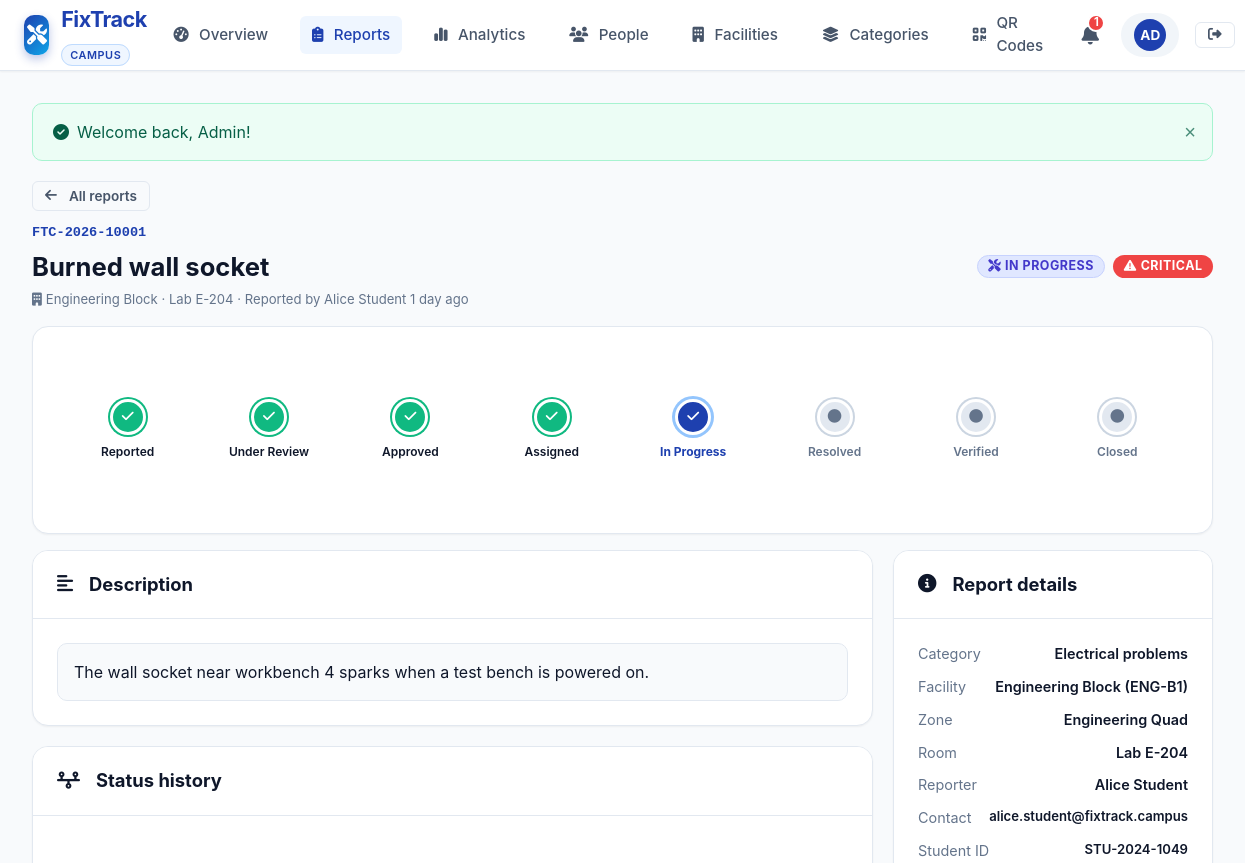
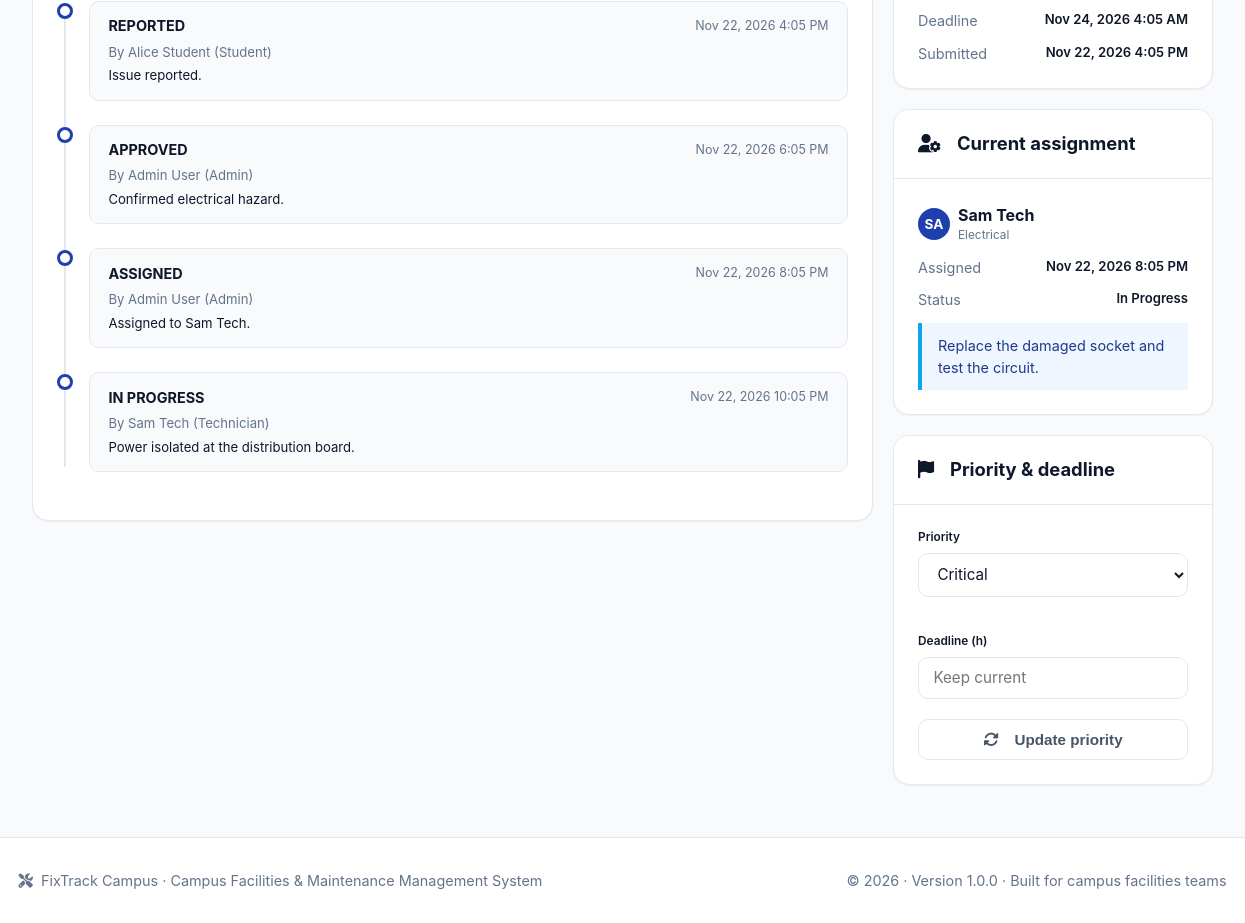
The app's page /admin/report-view.php?id=1 (signed in) with its own data (2 pictures, top to bottom).
### tables this page shows
CREATE TABLE reports (
    id INT AUTO_INCREMENT PRIMARY KEY,
    tracking_code VARCHAR(30) NOT NULL UNIQUE,
    student_id INT NOT NULL,
    category_id INT NOT NULL,
    facility_id INT NOT NULL,
    room_number VARCHAR(100) NOT NULL,
    title VARCHAR(200) NOT NULL,
    description TEXT NOT NULL,
    priority ENUM('low', 'medium', 'high', 'critical') NOT NULL DEFAULT 'medium',
    status ENUM('REPORTED', 'UNDER REVIEW', 'APPROVED', 'ASSIGNED', 'IN PROGRESS',
                'RESOLVED', 'VERIFIED', 'CLOSED', 'REJECTED') NOT NULL DEFAULT 'REPORTED',
    deadline DATETIME NULL,
    rejection_reason TEXT NULL,
    resolved_at DATETIME NULL,
    verified_at DATETIME NULL,
    closed_at DATETIME NULL,
    created_at DATETIME NOT NULL DEFAULT CURRENT_TIMESTAMP,
    updated_at DATETIME NOT NULL DEFAULT CURRENT_TIMESTAMP ON UPDATE CURRENT_TIMESTAMP,
    CONSTRAINT fk_report_student FOREIGN KEY (student_id) REFERENCES users(id) ON DELETE CASCADE,
    CONSTRAINT fk_report_category FOREIGN KEY (category_id) REFERENCES categories(id) ON DELETE RESTRICT,
    CONSTRAINT fk_report_facility FOREIGN KEY (facility_id) REFERENCES facilities(id) ON DELETE RESTRICT,
    INDEX idx_report_tracking (tracking_code),
    INDEX idx_report_status (status),
    INDEX idx_report_priority (priority)
);

CREATE TABLE facilities (
    id INT AUTO_INCREMENT PRIMARY KEY,
    name VARCHAR(150) NOT NULL,
    building_code VARCHAR(30) NOT NULL UNIQUE,
    campus_zone VARCHAR(100) NOT NULL,
    description TEXT NULL,
    total_floors INT DEFAULT 1,
    is_active TINYINT(1) NOT NULL DEFAULT 1,
    created_at DATETIME NOT NULL DEFAULT CURRENT_TIMESTAMP
);

CREATE TABLE users (
    id INT AUTO_INCREMENT PRIMARY KEY,
    full_name VARCHAR(100) NOT NULL,
    email VARCHAR(150) NOT NULL UNIQUE,
    password_hash VARCHAR(255) NOT NULL,
    role ENUM('student', 'admin', 'technician') NOT NULL DEFAULT 'student',
    phone VARCHAR(30) NULL,
    identifier VARCHAR(50) NULL,
    specialization VARCHAR(100) NULL,
    is_active TINYINT(1) NOT NULL DEFAULT 1,
    created_at DATETIME NOT NULL DEFAULT CURRENT_TIMESTAMP,
    updated_at DATETIME NOT NULL DEFAULT CURRENT_TIMESTAMP ON UPDATE CURRENT_TIMESTAMP,
    INDEX idx_user_role (role)
);

CREATE TABLE status_history (
    id INT AUTO_INCREMENT PRIMARY KEY,
    report_id INT NOT NULL,
    changed_by INT NOT NULL,
    old_status VARCHAR(50) NULL,
    new_status VARCHAR(50) NOT NULL,
    notes TEXT NULL,
    created_at DATETIME NOT NULL DEFAULT CURRENT_TIMESTAMP,
    CONSTRAINT fk_history_report FOREIGN KEY (report_id) REFERENCES reports(id) ON DELETE CASCADE,
    CONSTRAINT fk_history_user FOREIGN KEY (changed_by) REFERENCES users(id) ON DELETE CASCADE,
    INDEX idx_history_report (report_id)
);

CREATE TABLE categories (
    id INT AUTO_INCREMENT PRIMARY KEY,
    name VARCHAR(100) NOT NULL,
    slug VARCHAR(100) NOT NULL UNIQUE,
    description TEXT NULL,
    icon VARCHAR(50) NOT NULL DEFAULT 'wrench',
    default_priority ENUM('low', 'medium', 'high', 'critical') DEFAULT 'medium',
    default_sla_hours INT DEFAULT 48,
    is_active TINYINT(1) DEFAULT 1,
    created_at DATETIME NOT NULL DEFAULT CURRENT_TIMESTAMP
);

CREATE TABLE assignments (
    id INT AUTO_INCREMENT PRIMARY KEY,
    report_id INT NOT NULL,
    technician_id INT NOT NULL,
    assigned_by INT NOT NULL,
    assignment_notes TEXT NULL,
    assigned_at DATETIME NOT NULL DEFAULT CURRENT_TIMESTAMP,
    completed_at DATETIME NULL,
    status ENUM('pending', 'in_progress', 'completed', 'reassigned') NOT NULL DEFAULT 'pending',
    CONSTRAINT fk_assign_report FOREIGN KEY (report_id) REFERENCES reports(id) ON DELETE CASCADE,
    CONSTRAINT fk_assign_tech FOREIGN KEY (technician_id) REFERENCES users(id) ON DELETE CASCADE,
    CONSTRAINT fk_assign_admin FOREIGN KEY (assigned_by) REFERENCES users(id) ON DELETE CASCADE,
    INDEX idx_assign_tech (technician_id)
);

### admin/report-view.php (the view, shortened to what this page needs)
<?php
require_once __DIR__ . '/../includes/functions.php';
$pdo = get_db();
$id = (int)($_GET['id'] ?? 0);
$report = get_report($pdo, $id);
$history     = get_status_history($pdo, $id);
$assignment  = get_report_assignment($pdo, $id);
include __DIR__ . '/../includes/header.php';
?>
<div class="mb-4">
    <a href="<?= e(url('admin/reports.php')) ?>" class="btn btn-outline btn-sm mb-3"><i class="fas fa-arrow-left mr-1"></i>All reports</a>
    <div class="d-flex justify-between align-center" style="flex-wrap:wrap;gap:1rem">
        <div>
            <div class="tracking-code mb-1"><?= e($report['tracking_code']) ?></div>
            <h1 style="font-size:1.6rem"><?= e($report['title']) ?></h1>
            <div class="text-muted small mt-1">
                <i class="fas fa-building mr-1"></i><?= e($report['facility_name']) ?> &middot; <?= e($report['room_number']) ?> &middot;
                Reported by <?= e($report['student_name']) ?> <?= e(time_ago($report['created_at'])) ?>
            </div>
        </div>
        <div class="d-flex gap-2">
            <?= format_status_badge($report['status']) ?>
            <?= format_priority_badge($report['priority']) ?>
        </div>
    </div>
</div>
<div class="card mb-4"><div class="card-body"><?= workflow_stepper($report['status']) ?></div></div>
<div class="detail-grid">
    <div>
        <div class="card detail-panel">
            <div class="card-header"><h2 class="card-title"><i class="fas fa-align-left mr-2"></i>Description</h2></div>
            <div class="card-body"><div class="description-box"><?= e($report['description']) ?></div></div>
        </div>
        <div class="card detail-panel">
            <div class="card-header"><h2 class="card-title"><i class="fas fa-timeline mr-2"></i>Status history</h2></div>
            <div class="card-body"><div class="timeline">
                <?php foreach ($history as $h): ?>
                    <div class="timeline-item"><div class="timeline-point"></div><div class="timeline-content">
                        <div class="timeline-header"><span class="timeline-title"><?= e($h['new_status']) ?></span><span class="timeline-time"><?= e(format_date($h['created_at'])) ?></span></div>
                        <div class="small text-muted">By <?= e($h['changed_by_name']) ?> (<?= e(humanize($h['changed_by_role'])) ?>)</div>
                        <?php if ($h['notes']): ?><div class="small mt-1"><?= e($h['notes']) ?></div><?php endif; ?>
                    </div></div>
                <?php endforeach; ?>
            </div></div>
        </div>
    </div>
    <aside>
        <div class="card detail-panel">
            <div class="card-header"><h2 class="card-title"><i class="fas fa-circle-info mr-2"></i>Report details</h2></div>
            <div class="card-body"><div class="meta-list">
                <div class="meta-item"><span class="meta-label">Category</span><span class="meta-value"><?= e($report['category_name']) ?></span></div>
                <div class="meta-item"><span class="meta-label">Facility</span><span class="meta-value"><?= e($report['facility_name']) ?> (<?= e($report['building_code']) ?>)</span></div>
                <div class="meta-item"><span class="meta-label">Zone</span><span class="meta-value"><?= e($report['campus_zone']) ?></span></div>
                <div class="meta-item"><span class="meta-label">Room</span><span class="meta-value"><?= e($report['room_number']) ?></span></div>
                <div class="meta-item"><span class="meta-label">Reporter</span><span class="meta-value"><?= e($report['student_name']) ?></span></div>
                <div class="meta-item"><span class="meta-label">Contact</span><span class="meta-value small text-break"><?= e($report['student_email']) ?></span></div>
                <div class="meta-item"><span class="meta-label">Student ID</span><span class="meta-value small"><?= e($report['student_identifier'] ?? '&mdash;') ?></span></div>
                <div class="meta-item"><span class="meta-label">Deadline</span><span class="meta-value small"><?= $report['deadline'] ? e(format_date($report['deadline'])) : '&mdash;' ?></span></div>
                <div class="meta-item"><span class="meta-label">Submitted</span><span class="meta-value small"><?= e(format_date($report['created_at'])) ?></span></div>
            </div></div>
        </div>
        <?php if ($assignment): ?>
        <div class="card detail-panel">
            <div class="card-header"><h2 class="card-title"><i class="fas fa-user-gear mr-2"></i>Current assignment</h2></div>
            <div class="card-body">
                <div class="d-flex align-center gap-2 mb-3"><span class="user-avatar"><?= e(strtoupper(mb_substr($assignment['technician_name'], 0, 2))) ?></span>
                    <div><strong><?= e($assignment['technician_name']) ?></strong><div class="x-small text-muted"><?= e($assignment['specialization'] ?? 'Technician') ?></div></div>
                </div>
                <div class="meta-list">
                    <div class="meta-item"><span class="meta-label">Assigned</span><span class="meta-value small"><?= e(format_date($assignment['assigned_at'])) ?></span></div>
                    <div class="meta-item"><span class="meta-label">Status</span><span class="meta-value small"><?= e(humanize($assignment['status'])) ?></span></div>
                </div>
                <?php if ($assignment['assignment_notes']): ?><div class="info-note mt-3"><?= e($assignment['assignment_notes']) ?></div><?php endif; ?>
            </div>
        </div>
        <?php endif; ?>
        <?php if (!in_array($report['status'], [STATUS_CLOSED, STATUS_REJECTED], true)): ?>
        <div class="card detail-panel">
            <div class="card-header"><h2 class="card-title"><i class="fas fa-flag mr-2"></i>Priority &amp; deadline</h2></div>
            <div class="card-body">
                <form method="post" action="<?= e(url('actions/report-priority.php')) ?>" data-validate novalidate>
                    <div class="form-row">
                        <div class="form-group"><label class="form-label x-small" for="priority">Priority</label>
                            <select class="form-control" id="priority" name="priority"><?php foreach (PRIORITIES as $key => $p): ?><option value="<?= e($key) ?>" <?= $report['priority'] === $key ? 'selected' : '' ?>><?= e($p['label']) ?></option><?php endforeach; ?></select>
                        </div>
                        <div class="form-group"><label class="form-label x-small" for="deadline_hours2">Deadline (h)</label>
                            <input class="form-control" type="number" id="deadline_hours2" name="deadline_hours" min="1" max="720" placeholder="Keep current">
                        </div>
                    </div>
                    <button class="btn btn-outline btn-block" type="submit"><i class="fas fa-rotate mr-2"></i>Update priority</button>
                </form>
            </div>
        </div>
        <?php endif; ?>
    </aside>
</div>
<?php include __DIR__ . '/../includes/footer.php'; ?>

### includes/functions.php (shortened to what this page needs)
<?php
function url(string $path = ''): string {
    return rtrim(BASE_URL, '/') . '/' . ltrim($path, '/');
}
function e(?string $value): string {
    return htmlspecialchars((string)($value ?? ''), ENT_QUOTES, 'UTF-8');
}
function format_status_badge(string $status): string {
    $colorClass = 'badge-secondary';
    $icon = 'info-circle';
    switch (strtoupper($status)) {
        case STATUS_IN_PROGRESS:
            $colorClass = 'badge-status-inprogress';
            $icon = 'tools';
            break;
    }
    return '<span class="badge ' . $colorClass . '"><i class="fas fa-' . $icon . ' mr-1"></i> ' . e($status) . '</span>';
}
function format_priority_badge(string $priority): string {
    $p = strtolower($priority);
    $colorClass = 'badge-secondary';
    $icon = 'flag';
    switch ($p) {
        case 'critical':
            $colorClass = 'badge-priority-critical';
            $icon = 'exclamation-triangle';
            break;
    }
    return '<span class="badge ' . $colorClass . '"><i class="fas fa-' . $icon . ' mr-1"></i> ' . ucfirst(e($priority)) . '</span>';
}
function time_ago(?string $datetime): string {
    $time = strtotime($datetime);
    $diff = time() - $time;
    $d = floor($diff / 86400);
    if ($d < 30) {
        return $d . ($d == 1 ? ' day ago' : ' days ago');
    }
    return date('M j, Y', $time);
}
function format_date(?string $datetime, string $format = 'M j, Y g:i A'): string {
    return date($format, strtotime($datetime));
}
function get_flash(string $type): ?string {
    $key = 'flash_' . $type;
    if (isset($_SESSION[$key])) {
        $msg = $_SESSION[$key];
        return $msg;
    }
    return null;
}
function render_flash_messages(): string {
    $html = '';
    $types = ['success' => 'check-circle', 'error' => 'exclamation-circle', 'warning' => 'exclamation-triangle', 'info' => 'info-circle'];
    foreach ($types as $type => $icon) {
        $msg = get_flash($type);
        if ($msg) {
            $alertClass = ($type === 'error') ? 'alert-danger' : 'alert-' . $type;
            $html .= '<div class="alert ' . $alertClass . ' alert-dismissible fade show" role="alert">
                <i class="fas fa-' . $icon . ' mr-2"></i> ' . e($msg) . '
                <button type="button" class="close-btn" onclick="this.parentElement.remove()" aria-label="Close">&times;</button>
            </div>';
        }
    }
    return $html;
}
function get_report(PDO $pdo, int $report_id): ?array {
    $stmt = $pdo->prepare("
        SELECT r.*,
               c.name AS category_name, c.slug AS category_slug, c.icon AS category_icon,
               f.name AS facility_name, f.building_code, f.campus_zone,
               u.full_name AS student_name, u.email AS student_email, u.phone AS student_phone,
               u.identifier AS student_identifier
        FROM reports r
        JOIN categories c ON c.id = r.category_id
        JOIN facilities f ON f.id = r.facility_id
        JOIN users u ON u.id = r.student_id
        WHERE r.id = ?
        LIMIT 1
    ");
    $stmt->execute([$report_id]);
    $row = $stmt->fetch();
    return $row ?: null;
}
function get_status_history(PDO $pdo, int $report_id): array {
    $stmt = $pdo->prepare("
        SELECT h.*, u.full_name AS changed_by_name, u.role AS changed_by_role
        FROM status_history h
        JOIN users u ON u.id = h.changed_by
        WHERE h.report_id = ?
        ORDER BY h.created_at ASC, h.id ASC
    ");
    $stmt->execute([$report_id]);
    return $stmt->fetchAll();
}
function get_report_assignment(PDO $pdo, int $report_id): ?array {
    $stmt = $pdo->prepare("
        SELECT a.*, u.full_name AS technician_name, u.email AS technician_email,
               u.phone AS technician_phone, u.specialization
        FROM assignments a
        JOIN users u ON u.id = a.technician_id
        WHERE a.report_id = ? AND a.status <> 'reassigned'
        ORDER BY a.assigned_at DESC
        LIMIT 1
    ");
    $stmt->execute([$report_id]);
    $row = $stmt->fetch();
    return $row ?: null;
}
function workflow_stepper(string $status): string {
    $current = WORKFLOW_STEPS[strtoupper($status)]['order'] ?? 1;
    $isRejected = strtoupper($status) === STATUS_REJECTED;
    $html = '<div class="workflow-stepper" role="list" aria-label="Issue progress">';
    foreach (WORKFLOW_STEPS as $key => $step) {
        if ($key === STATUS_REJECTED) continue;
        $classes = ['workflow-step'];
        if ($isRejected) {
            $classes[] = ($step['order'] === 1) ? 'rejected-node' : '';
        } elseif ($step['order'] < $current) {
            $classes[] = 'completed';
        } elseif ($step['order'] === $current) {
            $classes[] = 'active';
        }
        $html .= '<div role="listitem" class="' . trim(implode(' ', $classes)) . '">'
               . '<div class="step-node"><i class="fas fa-' . ($step['order'] <= $current && !$isRejected ? 'check' : 'circle') . '"></i></div>'
               . '<div class="step-title">' . e($step['label']) . '</div>'
               . '</div>';
    }
    return $html . '</div>';
}
function humanize(string $value): string {
    return ucwords(strtolower(str_replace('_', ' ', $value)));
}

### records on screen
reports: tracking_code "FTC-2026-10001", title "Burned wall socket", facility.name "Engineering Block", room_number "Lab E-204", student.full_name "Alice Student", created_at "1 day ago", status "IN PROGRESS", priority "CRITICAL", description "The wall socket near workbench 4 sparks when a test bench is powered on.", category.name "Electrical problems", facility.building_code "ENG-B1", facility.campus_zone "Engineering Quad", student.email "alice.student@fixtrack.campus", student.identifier "STU-2024-1049", deadline "Nov 24, 2026 4:05 AM", created_at "Nov 22, 2026 4:05 PM", priority "Critical"
status_history: new_status "REPORTED", created_at "Nov 22, 2026 4:05 PM", changed_by.full_name "Alice Student", changed_by.role "Student", notes "Issue reported."
status_history: new_status "APPROVED", created_at "Nov 22, 2026 6:05 PM", changed_by.full_name "Admin User", changed_by.role "Admin", notes "Confirmed electrical hazard."
status_history: new_status "ASSIGNED", created_at "Nov 22, 2026 8:05 PM", changed_by.full_name "Admin User", changed_by.role "Admin", notes "Assigned to Sam Tech."
status_history: new_status "IN PROGRESS", created_at "Nov 22, 2026 10:05 PM", changed_by.full_name "Sam Tech", changed_by.role "Technician", notes "Power isolated at the distribution board."
assignments: technician.full_name "SA", technician.full_name "Sam Tech", technician.specialization "Electrical", assigned_at "Nov 22, 2026 8:05 PM", status "In Progress", assignment_notes "Replace the damaged socket and test the circuit."

### other values on screen
$link[0] "Overview"
$link[0] "Reports"
$link[0] "Analytics"
$link[0] "People"
$link[0] "Facilities"
$link[0] "Categories"
$link[0] "QR Codes"
$unread "1"
mb_substr($user['name'], 0, 2) "AD"
$msg "Welcome back, Admin!"
$step['label'] "Reported"
$step['label'] "Under Review"
$step['label'] "Approved"
$step['label'] "Assigned"
$step['label'] "In Progress"
